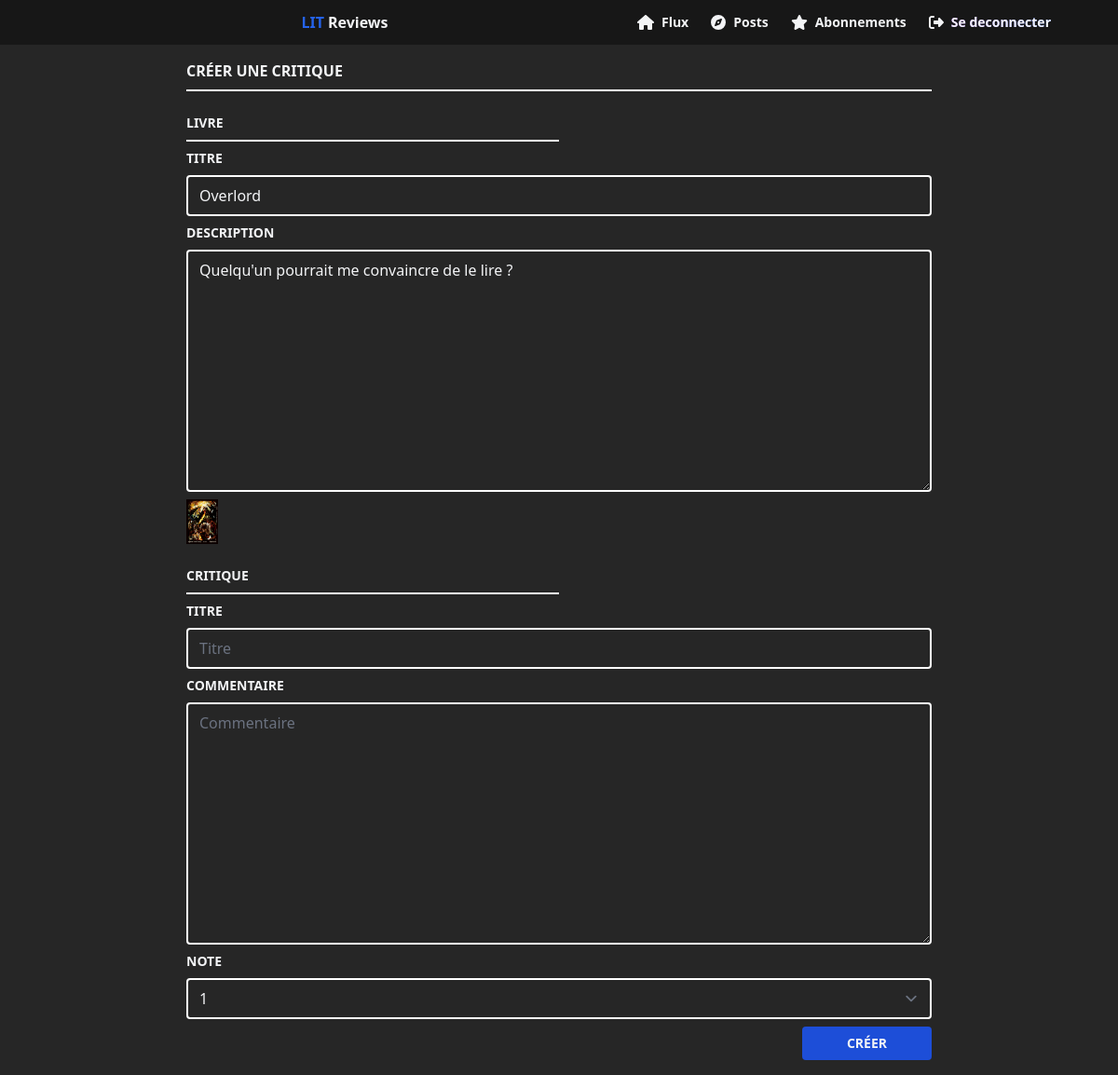
Screenshot of /create_review/ticket/10 (signed in) with the database file from the repository.
### reviews/models/Ticket.py (models this page shows)
class Ticket(models.Model):
    title = models.CharField(max_length=128)
    description = models.TextField(max_length=2048)
    user = models.ForeignKey(
        to=settings.AUTH_USER_MODEL, on_delete=models.CASCADE, blank=True)
    image = models.ImageField(upload_to='images/', null=True, blank=True)
    time_created = models.DateTimeField(auto_now_add=True)

### reviews/views/create_review.py (the view, shortened to what this page needs)
# urls.py: path('create_review', views.create_review_view, name='create_review'),
@login_required(login_url='/login')
def create_review_view(request, ticket_id=None, review_id=None):
    template = 'create_review.html'
    context = {}
    ticket = None
    if Ticket.objects.filter(id=ticket_id).exists():
        ticket = Ticket.objects.get(id=ticket_id)
        context['ticket'] = ticket
    return render(request, template, context)

### reviews/templates/create_review.html (shortened to what this page needs)
{% extends '_base.html' %} {% block content %} {% include '_navbar.html' %}
<div class="flex flex-col w-3/4 py-4 mx-auto md:w-2/3 gap-y-4">
  <div class="flex flex-col w-full gap-y-2">
    <h3 class="font-semibold uppercase">Créer une critique</h3>
    <div class="h-0.5 bg-white w-full"></div>
    <form
      method="post"
      class="flex flex-col gap-y-2"
      enctype="multipart/form-data"
    >
      <h3 class="mt-4 text-sm font-semibold uppercase">Livre</h3>
      <div class="h-0.5 bg-white w-1/2"></div>
      <label for="title" class="text-sm font-semibold uppercase">Titre</label>
      <input
        type="text"
        name="title"
        id="title"
        placeholder="Titre"
        required
        {% if ticket %}
        disabled
        {% endif %}
        value="{{ticket.title}}"
        class="w-full transition-all duration-300 bg-transparent border-2 border-white rounded hover:border-purple-500 focus:ring-0 focus:border-white peer"
      />
      <label for="description" class="text-sm font-semibold uppercase"
        >Description</label
      >
      <textarea
        name="description"
        id="description"
        cols="30"
        rows="10"
        required
        placeholder="Description"
        {% if ticket %}
        disabled
        {% endif %}
        class="w-full transition-all duration-300 bg-transparent border-2 border-white rounded hover:border-purple-500 focus:ring-0 focus:border-white peer"
      >
{{ticket.description}}</textarea
      >
      {% if not ticket %}
      <label for="image" class="text-sm font-semibold uppercase">Image</label>
      <input
        type="file"
        name="image"
        id="image"
        accept="image/*"
        class="px-4 py-1 transition-all duration-300 bg-transparent border-2 border-white rounded cursor-pointer disabled:cursor-default file:hidden w-min hover:border-purple-500 focus:ring-0 focus:border-white peer"
      />
      {% else %}
        <img src="{{ticket.image.url}}" class="object-contain h-12 w-min"/>
      {% endif %}
      <h3 class="mt-4 text-sm font-semibold uppercase">Critique</h3>
      <div class="h-0.5 bg-white w-1/2"></div>
      <label for="headline" class="text-sm font-semibold uppercase">Titre</label>
      <input
        type="text"
        name="headline"
        id="headline"
        placeholder="Titre"
        required
        value="{{review.headline}}"
        class="w-full transition-all duration-300 bg-transparent border-2 border-white rounded hover:border-purple-500 focus:ring-0 focus:border-white peer"
      />
      <label for="body" class="text-sm font-semibold uppercase"
        >Commentaire</label
      >
      <textarea
        name="body"
        id="body"
        cols="30"
        rows="10"
        required
        placeholder="Commentaire"
        class="w-full transition-all duration-300 bg-transparent border-2 border-white rounded hover:border-purple-500 focus:ring-0 focus:border-white peer"
      >{{review.body}}</textarea>
        <label for="rating" class="text-sm font-semibold uppercase">Note</label>
        <select
          name="rating"
          id="rating"
          required
          class="w-full transition-all duration-300 bg-transparent border-2 border-white rounded hover:border-purple-500 focus:ring-0 focus:border-white peer">
            <option {% if review.rating == 1 %}selected{% endif %} value="1">1</option>
        </select>
      <button
        class="flex items-center justify-center px-12 py-2 ml-auto text-sm font-semibold text-center uppercase transition-all duration-300 bg-blue-700 rounded w-max hover:bg-blue-500"
      >
        {% if review %}Editer{%else%}Créer{% endif %}
      </button>
    </form>
  </div>
</div>
{% endblock content %}

### rows the page displays
Ticket: title "Overlord", description "Quelqu'un pourrait me convaincre de le lire ?", image (picture)
